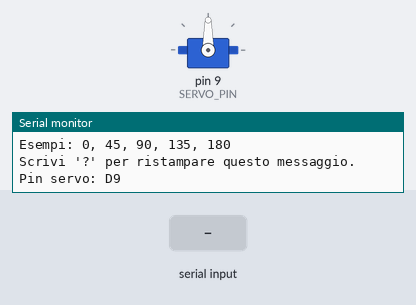
A sketch run on a simulated Arduino Uno, built with avr-gcc and run on an emulated ATmega328P. On the bench: servo, the last lines printed to the serial monitor. Inputs (shaded band) come from the test bench.

Above: at 1.2 s.
1.3 s: "5\n" received over Serial
At 2.5 s:
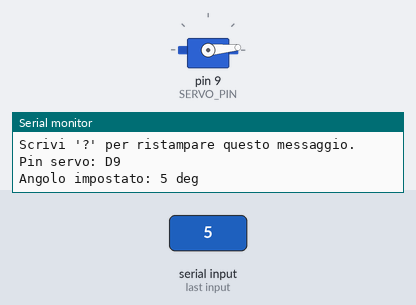
2.8 s: "200\n" received over Serial
At 3.8 s:
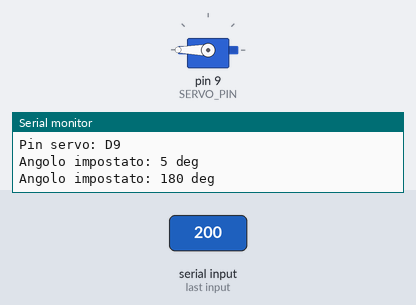
4.3 s: "90\n" received over Serial
At 4.9 s:
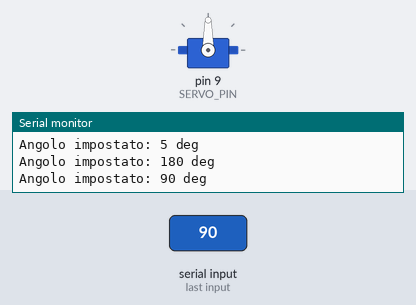
Timing chart, 0 to 7.3 s (numbered marks = the images above; inputs shaded):
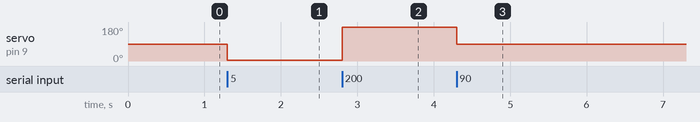

The sketch:

sg90.ino
```cpp
/*
  Servo angle from Serial (degrees)

  - Apri il Serial Monitor (115200 baud), digita un angolo tra 0 e 180 e premi Invio.
  - Sono accettati CR, LF o CR+LF come terminatori.
  - Input fuori range viene clampato a [0..180].
*/

#include <Arduino.h>
#include <Servo.h>

#define SERVO_PIN          9
#define SERIAL_BAUD        115200L
#define MIN_ANGLE_DEG      0U
#define MAX_ANGLE_DEG      180U

/* Facoltativo: specifica l'escursione del tuo servo in µs (qui classico 1000–2000). */
#define SERVO_MIN_US       500U
#define SERVO_MAX_US       2500U

static Servo g_servo;

/* Semplice linea buffer per l'input da Serial. */
#define INBUF_SIZE         16U
static char g_inbuf[INBUF_SIZE];
static uint8_t g_inlen = 0U;

static void print_help_(void)
{
  Serial.println(F("== Servo controller =="));
  Serial.println(F("Inserisci un angolo in gradi (0..180) e premi Invio."));
  Serial.println(F("Esempi: 0, 45, 90, 135, 180"));
  Serial.println(F("Scrivi '?' per ristampare questo messaggio."));
}

static void handle_line_(const char* line)
{
  /* Gestisci comando di help. */
  if ((line[0] == '?') && (line[1] == '\0')) {
    print_help_();
    return;
  }

  /* Converte in long in modo sicuro. */
  char* endptr = NULL;
  long value = strtol(line, &endptr, 10);

  /* Verifica che tutta la stringa fosse un numero (permette spazi finali). */
  while ((endptr != NULL) && (*endptr == ' ')) {
    ++endptr;
  }

  if ((endptr == NULL) || (*endptr != '\0')) {
    Serial.println(F("Input non valido. Inserisci un intero tra 0 e 180."));
    return;
  }

  /* Clamp all'intervallo consentito. */
  if (value < MIN_ANGLE_DEG) {
    value = MIN_ANGLE_DEG;
  } else if (value > MAX_ANGLE_DEG) {
    value = MAX_ANGLE_DEG;
  }

  /* Muove il servo. */
  g_servo.write(static_cast<int>(value));
  Serial.print(F("Angolo impostato: "));
  Serial.print(value);
  Serial.println(F(" deg"));
}

void setup()
{
  Serial.begin(SERIAL_BAUD);
  g_servo.attach(SERVO_PIN, SERVO_MIN_US, SERVO_MAX_US);

  g_servo.write(90);

  while (!Serial) {}

  print_help_();
  Serial.print(F("Pin servo: D"));
  Serial.println(SERVO_PIN);
}

void loop()
{
  /* Leggi caratteri se presenti. */
  while (Serial.available() > 0) {
    int ch = Serial.read();
    if (ch < 0) {
      break;
    }

    /* Gestisci terminatori di riga CR/LF. */
    if ((ch == '\n') || (ch == '\r')) {
      if (g_inlen > 0U) {
        g_inbuf[g_inlen] = '\0';
        handle_line_(g_inbuf);
        g_inlen = 0U;
        g_inbuf[0] = '\0';
      }
      /* Ignora terminatori consecutivi. */
      continue;
    }

    /* Accumula caratteri numerici e spazi, evita overflow. */
    if (g_inlen < (INBUF_SIZE - 1U)) {
      g_inbuf[g_inlen] = static_cast<char>(ch);
      g_inlen++;
      g_inbuf[g_inlen] = '\0';
    } else {
      /* Buffer pieno: azzera e segnala errore. */
      g_inlen = 0U;
      g_inbuf[0] = '\0';
      Serial.println(F("Linea troppo lunga. Riprova con meno caratteri."));
      /* Svuota fino al prossimo terminatore. */
      while (Serial.available() > 0) {
        int c2 = Serial.read();
        if ((c2 == '\n') || (c2 == '\r')) {
          break;
        }
      }
    }
  }
}
```

Measured:
- after the input at 1.3 s, servo on pin 9 (SERVO_PIN): 90° → 5° at once
- after the input at 2.8 s, servo on pin 9 (SERVO_PIN): 5° → 180° at once
- after the input at 4.3 s, servo on pin 9 (SERVO_PIN): 180° → 90° at once
